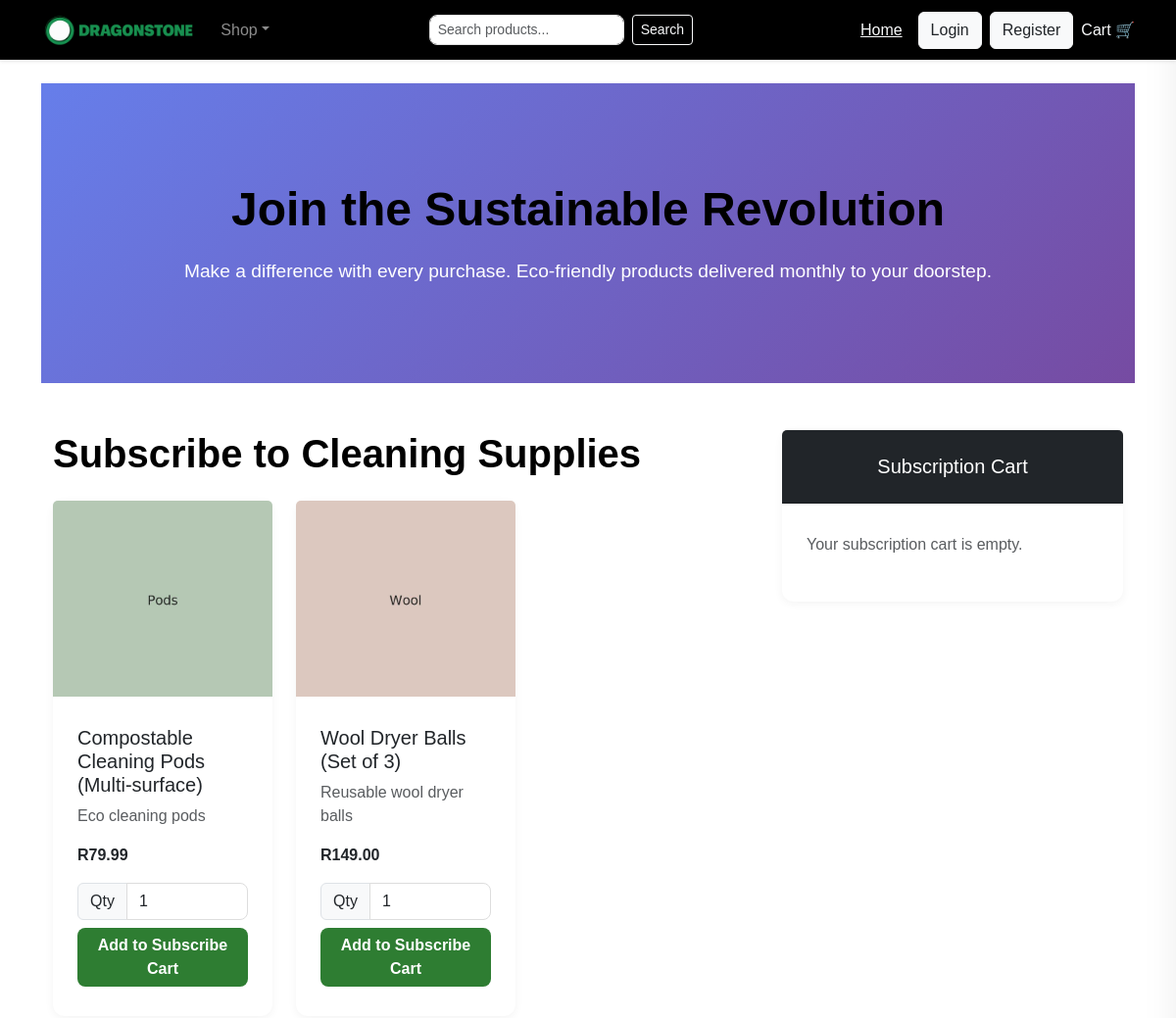
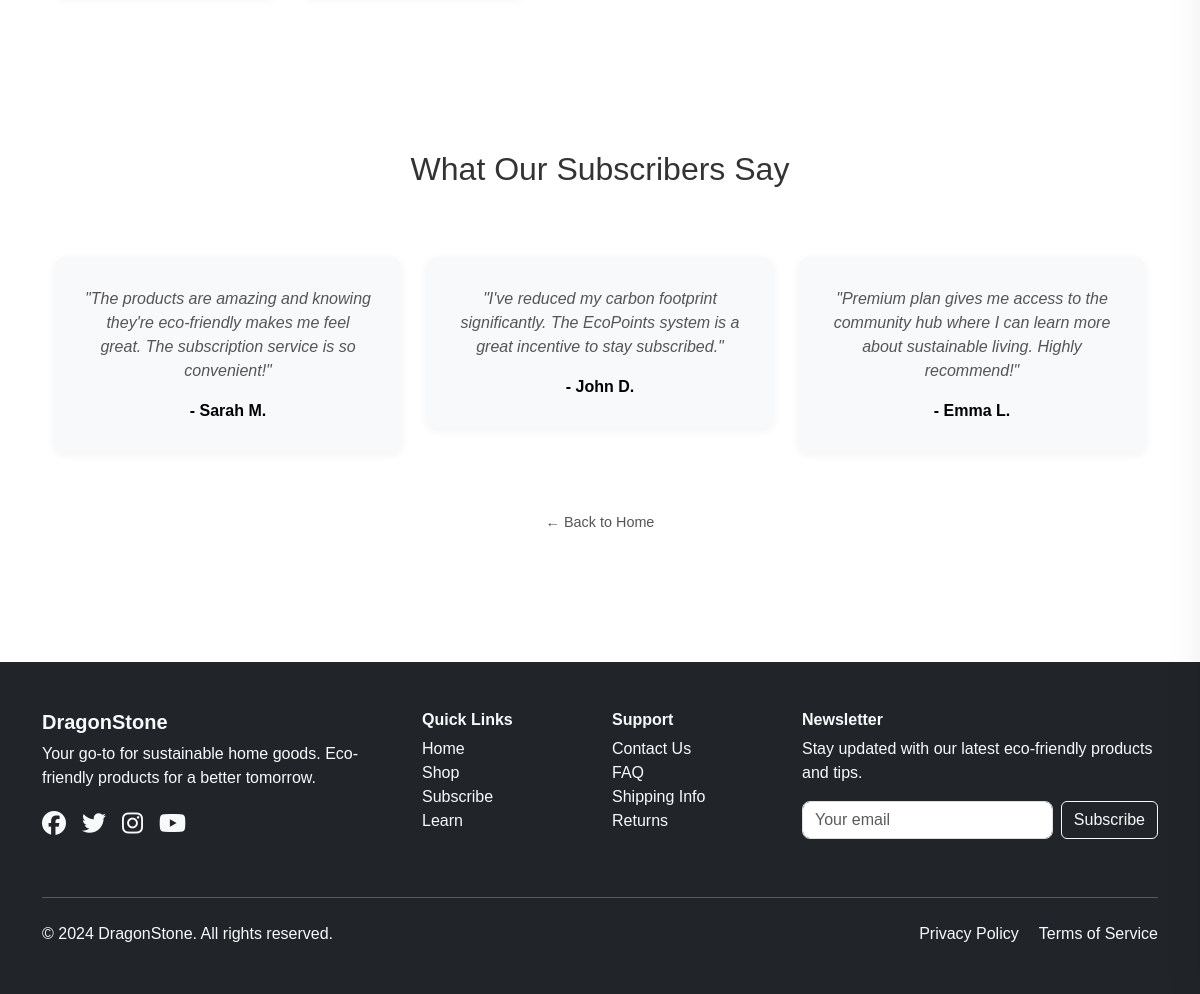
/subscription.php, run on the app's committed database (2 pictures, top to bottom).
### tables this page shows
CREATE TABLE products (
  id INT AUTO_INCREMENT PRIMARY KEY,
  sku VARCHAR(80) UNIQUE,
  title VARCHAR(255),
  category_id INT,
  price DECIMAL(10,2),
  currency VARCHAR(10) DEFAULT 'ZAR',
  stock INT DEFAULT 0,
  short_desc VARCHAR(512),
  long_desc TEXT,
  image VARCHAR(255),
  carbon_material DECIMAL(6,3) DEFAULT 0,
  carbon_manufacture DECIMAL(6,3) DEFAULT 0,
  carbon_packaging DECIMAL(6,3) DEFAULT 0,
  carbon_shipping_per_km DECIMAL(6,6) DEFAULT 0.0000,
  subscription_available TINYINT(1) DEFAULT 0,
  created_at TIMESTAMP DEFAULT CURRENT_TIMESTAMP,
  FOREIGN KEY (category_id) REFERENCES categories(id) ON DELETE SET NULL
);

### public/subscription.php (the view, shortened to what this page needs)
<?php
require_once __DIR__ . '/inc/header.php';
$db = db();
$cart_items = [];
$products = $db->query("
    SELECT p.*, c.title as category_name
    FROM products p
    JOIN categories c ON p.category_id = c.id
    WHERE c.slug = 'cleaning-household'
    ORDER BY p.title
")->fetch_all(MYSQLI_ASSOC);
?>
<!DOCTYPE html>
<html lang="en">
<head>
  <link href="https://cdn.jsdelivr.net/npm/bootstrap@5.3.2/dist/css/bootstrap.min.css" rel="stylesheet">
  <link href="https://cdn.jsdelivr.net/npm/bootstrap-icons@1.11.1/font/bootstrap-icons.css" rel="stylesheet">
</head>
<body>
<section class="hero-section">
  <div class="container">
    <h1>Join the Sustainable Revolution</h1>
    <p>Make a difference with every purchase. Eco-friendly products delivered monthly to your doorstep.</p>
  </div>
</section>
<div class="container-fluid py-5">
  <div class="row">
    <div class="col-lg-8">
      <h1 class="mb-4">Subscribe to Cleaning Supplies</h1>
      <div class="row">
        <?php foreach($products as $product): ?>
        <div class="col-md-6 col-lg-4 mb-4">
          <div class="card h-100">
            <img src="<?= htmlspecialchars($product['image']) ?>" class="card-img-top" alt="<?= htmlspecialchars($product['title']) ?>" style="height: 200px; object-fit: cover;">
            <div class="card-body d-flex flex-column">
              <h5 class="card-title"><?= htmlspecialchars($product['title']) ?></h5>
              <p class="card-text text-muted"><?= htmlspecialchars($product['short_desc']) ?></p>
              <p class="card-text fw-bold">R<?= number_format($product['price'], 2) ?></p>
              <form method="post" class="mt-auto">
                <div class="input-group mb-2">
                  <span class="input-group-text">Qty</span>
                  <input type="number" name="qty" value="1" min="1" class="form-control">
                </div>
                <button type="submit" name="add_to_subscribe" class="btn btn-success w-100">Add to Subscribe Cart</button>
              </form>
            </div>
          </div>
        </div>
        <?php endforeach; ?>
      </div>
    </div>
    <div class="col-lg-4">
      <div class="card sticky-top" style="top: 20px;">
        <div class="card-header bg-dark text-white">
          <h5 class="mb-0">Subscription Cart</h5>
        </div>
        <div class="card-body">
          <?php if (empty($cart_items)): ?>
            <p class="text-muted">Your subscription cart is empty.</p>
          <?php endif; ?>
        </div>
      </div>
    </div>
  </div>
</div>
<section class="testimonials">
  <div class="container">
    <h2 class="text-center mb-5">What Our Subscribers Say</h2>
    <div class="row">
      <div class="col-md-4">
        <div class="testimonial-card">
          <p>"The products are amazing and knowing they're eco-friendly makes me feel great. The subscription service is so convenient!"</p>
          <div class="author">- Sarah M.</div>
        </div>
      </div>
      <div class="col-md-4">
        <div class="testimonial-card">
          <p>"I've reduced my carbon footprint significantly. The EcoPoints system is a great incentive to stay subscribed."</p>
          <div class="author">- John D.</div>
        </div>
      </div>
      <div class="col-md-4">
        <div class="testimonial-card">
          <p>"Premium plan gives me access to the community hub where I can learn more about sustainable living. Highly recommend!"</p>
          <div class="author">- Emma L.</div>
        </div>
      </div>
    </div>
    <div class="text-center mt-4">
      <a href="index.php" class="return-home">← Back to Home</a>
    </div>
  </div>
</section>
<?php require_once __DIR__ . '/inc/footer.php'; ?>

### public/assets/css/style.css (style rules this page uses)
:root { --black: #0b0b0b; --white: #ffffff; --beige: #f3efe7; --green: #2e7d32; --white-color: hsl(0, 0%, 100%); --black-color: hsl(0, 0%, 0%); --body-font: "Poppins", sans-serif; --h1-font-size: 1.75rem; --normal-font-size: 1rem; --small-font-size: 0.813rem; --font-medium: 500; }
* { box-sizing: border-box; padding: 0; margin: 0; }
body { font-family: var(--body-font), Inter, Arial, Helvetica, sans-serif; background: var(--white); color: #222; }
a { text-decoration: none; }
img { max-width: 100%; height: auto; }
input, button { border: none; outline: none; font-size: var(--normal-font-size); font-family: var(--body-font); }
.card img { height: 200px; width: 100%; object-fit: cover; object-position: center; }
.card { transition: transform 0.2s; }

### public/subscription.php (style rules this page uses)
body { font-family: 'Poppins', sans-serif; background-color: #f8f9fa; color: #333; }
section { padding: 80px 0; }
h1 { font-weight: 700; margin-bottom: 15px; color: #000; }
.card-header { background: #000; color: #fff; font-weight: 700; font-size: 1.5rem; text-align: center; padding: 25px 10px; }
.card-body { padding: 30px 25px; }
.hero-section { background: linear-gradient(135deg, #667eea 0%, #764ba2 100%); color: #fff; padding: 100px 0; text-align: center; }
.hero-section h1 { font-size: 3rem; margin-bottom: 20px; }
.hero-section p { font-size: 1.2rem; margin-bottom: 0; }
.testimonials { background: #fff; padding: 80px 0; }
.testimonial-card { background: #f8f9fa; border-radius: 12px; padding: 30px; margin: 20px 0; text-align: center; box-shadow: 0 2px 10px rgba(0,0,0,0.05); }
.testimonial-card p { font-style: italic; color: #555; }
.testimonial-card .author { font-weight: 600; margin-top: 15px; color: #000; }
.return-home { display: inline-block; margin-top: 15px; text-decoration: none; color: #555; font-size: 0.9rem; transition: 0.2s; }
.card { border-radius: 12px; border: none; box-shadow: 0 2px 10px rgba(0,0,0,0.05); }
.btn-success { background: #2e7d32; border: none; border-radius: 8px; font-weight: 600; }
.form-control { border-radius: 8px; border: 1px solid #ddd; }

### data on the page
products: image (picture), title "Compostable Cleaning Pods (Multi-surface)", short_desc "Eco cleaning pods", price "79.99"
products: image (picture), title "Wool Dryer Balls (Set of 3)", short_desc "Reusable wool dryer balls", price "149.00"
